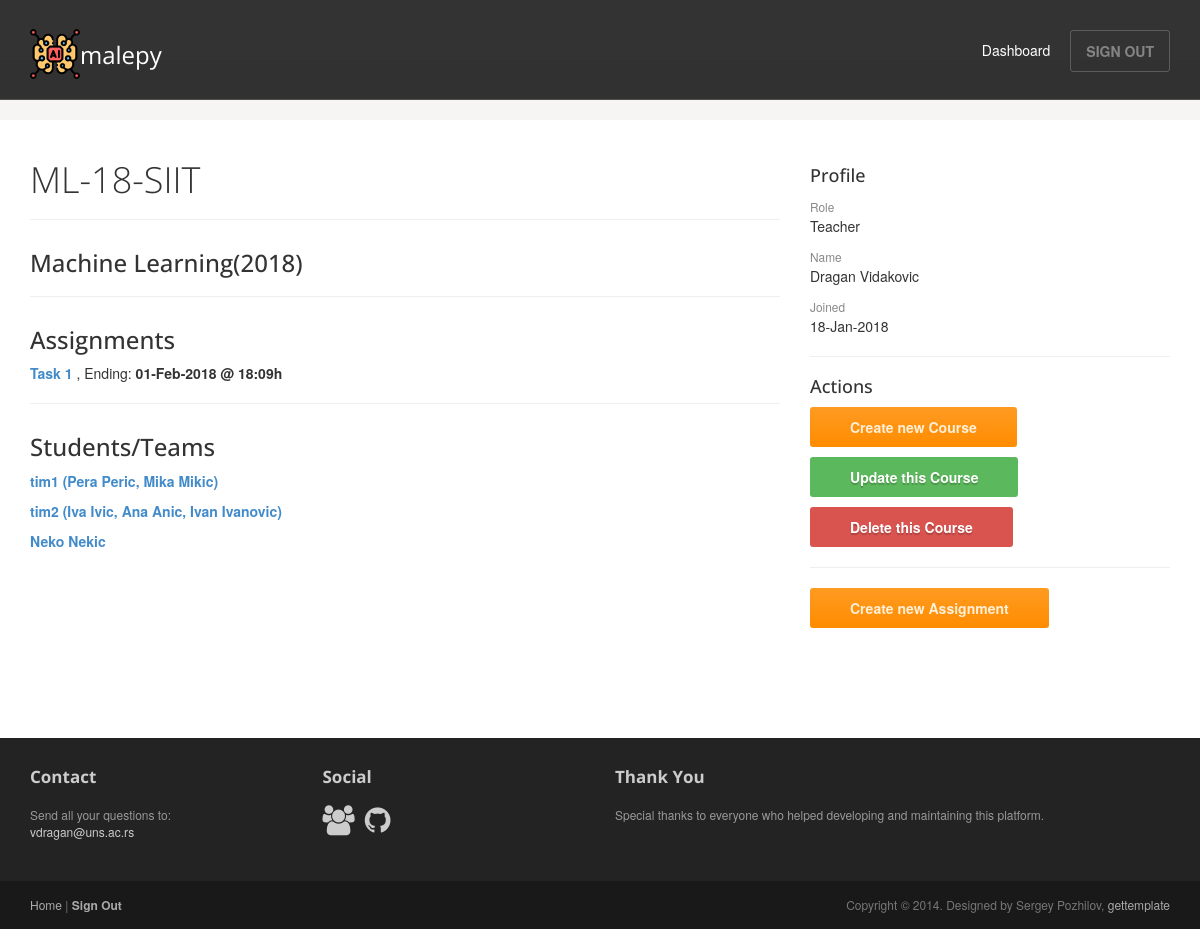
Page /course/1/ (signed in) on the committed database.
### malepy/models.py (models this page shows, shortened)
class Course(models.Model):
    name = models.CharField(max_length=50, null=False, blank=False)
    shortcut = models.CharField(max_length=10, null=False, blank=False)
    year = models.IntegerField(null=False, blank=False, validators=[MinValueValidator(0)])
    users = models.ManyToManyField(
        User,
        through='Enrollment',
    )

class Assignment(models.Model):
    name = models.CharField(max_length=100, null=True, blank=True)
    name_en = models.CharField(max_length=100, null=False, blank=False)
    description = models.CharField(max_length=2000, null=True, blank=True)
    description_en = models.CharField(max_length=2000, null=False, blank=False)
    training = models.CharField(max_length=200, null=True, blank=True)
    fake_testing = models.CharField(max_length=200, null=True, blank=True)
    testing = models.CharField(max_length=200, null=True, blank=True)
    starting = models.DateTimeField(null=True, blank=True)
    ending = models.DateTimeField(null=True, blank=True)
    folder = models.CharField(max_length=200, null=True, blank=True)
    course = models.ForeignKey(Course, on_delete=models.CASCADE, null=False, blank=False)

class User(AbstractUser):
    user_role = models.IntegerField(null=False, blank=False, default=0)  # 0 = teacher, 1 = student
    members = models.CharField(max_length=200, null=True, blank=True)

### malepy/views.py (the view)
# urls.py: url(r'^course/(?P<course_id>[0-9]+)/$', views.course, name='course'),
@login_required(login_url='/')
def course(request, course_id):
    this_course = get_object_or_404(Course, pk=course_id)
    assignments = Assignment.objects.filter(course=this_course).order_by('-ending')
    enrollments = Enrollment.objects.filter(course=this_course).order_by('enrolled')
    students = []
    for enrollment in enrollments:
        if enrollment.user.user_role:
            students.append(enrollment.user)
    context = {"course": this_course, "assignments": assignments, "students": students}
    return render(request, 'malepy/course.html', context=context)

### malepy/templates/malepy/course.html
{% extends "malepy/user_base.html" %}
{% block article %}
    <header class="page-header">
        <h1 class="page-title">{{ course.shortcut }}</h1>
    </header>
    <h3>{{ course.name }}({{ course.year }})</h3>
    <hr>
    <h3>Assignments</h3>
    {% for assignment in assignments %}
        <p><b><a href="{% url 'malepy:assignment' assignment.id %}"> {{ assignment.name_en }} </a></b>, Ending: <b>{{ assignment.ending|date:"d-M-Y @ H:i" }}h</b> </p>
    {% endfor %}
    {% if not user.user_role %}
        <hr>
        <h3>Students/Teams</h3>
        {% for student in students %}
            {% if student.members %}
                <p><b><a href="">{{ student.username }} ({{ student.members }})</a> </b></p>
            {% else %}
                <p><b><a href="">{{ student.first_name }} {{ student.last_name }}</a> </b></p>
            {% endif %}
        {% endfor %}
    {% endif %}
{% endblock %}
{% block actions %}
    <hr>
    <h4>Actions</h4>
    <li><a href="{% url 'malepy:create_course_form' %}"><button class="btn btn-action">Create new Course</button></a></li>
    <li><a href="{% url 'malepy:update_course_form' course.id %}"><button class="btn btn-success">Update this Course</button></a></li>
    <li><a href="{% url 'malepy:delete_course' course.id %}"><button class="btn btn-danger">Delete this Course</button></a></li>
    <hr>
    <li><a href="{% url 'malepy:create_assignment_form' course.id %}"><button class="btn btn-action">Create new Assignment</button></a></li>
{% endblock %}

### malepy/templates/malepy/user_base.html (shortened to what this page needs)
<!DOCTYPE html>
<html lang="en">
<head>
    {% load staticfiles %}
	<link rel="stylesheet" href="{% static 'malepy/css/bootstrap.min.css' %}">
	<link rel="stylesheet" href="{% static 'malepy/css/font-awesome.min.css' %}">
	<link rel="stylesheet" href="{% static 'malepy/css/bootstrap-theme.css' %}" media="screen" >
	<link rel="stylesheet" href="{% static 'malepy/css/main.css' %}">
</head>
<body class="home">
	<div class="navbar navbar-inverse navbar-fixed-top headroom" >
		<div class="container">
			<div class="navbar-header">
				<a class="navbar-brand" href="/"><img src="{% static 'malepy/images/artificial-intelligence.png' %}" alt="MaLePY Platform">malepy</a>
			</div>
			<div class="navbar-collapse collapse">
				<ul class="nav navbar-nav pull-right">
					<li class="active"><a href="{% url 'malepy:dashboard' %}">Dashboard</a></li>
					<li><a class="btn" href="{% url 'malepy:logout' %}">SIGN OUT</a></li>
				</ul>
			</div>
		</div>
	</div>
     <div class="jumbotron top-space">
    </div>
	<div class="container">
		<div class="row">
			<article class="col-sm-8 maincontent">
				{% block article %}
                {% endblock %}
			</article>
			<aside class="col-sm-4 sidebar sidebar-right">
				<div class="widget">
					<h4>Profile</h4>
					<ul class="list-unstyled list-spaces">
                        {% if user.user_role %}
                            {% if user.members %}
                                <li><span class="small text-muted">Role</span><p>Team of Students</p></li>
                                <li><span class="small text-muted">Members</span>
                                <p>
                                {% for member in members %}
                                    {{ member }}
                                    <br>
                                {% endfor %}
                                </p>
                                </li>
                            {% else %}
                                <li><span class="small text-muted">Role</span><p>Student</p></li>
                                <li><span class="small text-muted">Name</span><p>{{ user.first_name }} {{ user.last_name }}</p></li>
                            {% endif %}
                        {% else %}
                            <li><span class="small text-muted">Role</span><p>Teacher</p></li>
                            <li><span class="small text-muted">Name</span><p>{{ user.first_name }} {{ user.last_name }}</p></li>
                        {% endif %}
                        <li><span class="small text-muted">Joined</span><p>{{ user.date_joined|date:"d-M-Y" }}</p></li>
                        {% if not user.user_role %}
                            {% block actions %}
                            {% endblock %}
                        {% endif %}
					</ul>
				</div>
			</aside>
		</div>
	</div>
	<footer id="footer" class="top-space">
		<div class="footer1">
			<div class="container">
				<div class="row">
					<div class="col-md-3 widget">
						<h3 class="widget-title">Contact</h3>
						<div class="widget-body">
							<p>Send all your questions to:<br>
								<a href="mailto:vdragan@uns.ac.rs">vdragan@uns.ac.rs</a><br>
							</p>
						</div>
					</div>
					<div class="col-md-3 widget">
						<h3 class="widget-title">Social</h3>
						<div class="widget-body">
							<p class="follow-me-icons">
								<a href="http://informatika.ftn.uns.ac.rs/"><i class="fa fa-group fa-2"></i></a>
								<a href="https://github.com/ftn-ai-lab/"><i class="fa fa-github fa-2"></i></a>
							</p>
						</div>
					</div>
					<div class="col-md-6 widget">
						<h3 class="widget-title">Thank You</h3>
						<div class="widget-body">
                            <p>Special thanks to everyone who helped developing and maintaining this platform.</p>
						</div>
					</div>
				</div>
			</div>
		</div>
		<div class="footer2">
			<div class="container">
				<div class="row">
					<div class="col-md-6 widget">
						<div class="widget-body">
							<p class="simplenav">
								<a href="/">Home</a> |
								<b><a href="{% url 'malepy:logout' %}">Sign Out</a></b>
							</p>
						</div>
					</div>
					<div class="col-md-6 widget">
						<div class="widget-body">
							<p class="text-right">
								Copyright &copy; 2014. Designed by Sergey Pozhilov, <a href="http://gettemplate.com/" rel="designer">gettemplate</a>
							</p>
						</div>
					</div>
				</div>
			</div>
		</div>
	</footer>
</body>
</html>

### malepy/static/malepy/css/main.css (style rules this page uses)
.headroom { -webkit-transition: all 0.4s ease-out; -moz-transition: all 0.4s ease-out; -o-transition: all 0.4s ease-out; transition: all 0.4s ease-out; }
h1, h2, h3, h4, h5, h6 { font-family:"Open sans", Helvetica, Arial; }
h1, .h1, h2, .h2, h3, .h3 { margin-top:30px; }
.page-title { margin-top:20px; font-weight:300; }
.text-muted { color:#888; }
ul.list-spaces li { margin-bottom:10px; }
.top-space { margin-top: 60px; }
img { max-width:100%; }
.sidebar { padding-top:36px; padding-bottom:30px; }
.sidebar .widget { margin-bottom:20px; }
.footer1 { background: #232323; padding: 30px 0 0 0; font-size: 12px; color: #999; }
.footer1 a { color: #ccc; }
.footer1 .widget { margin-bottom:30px; }
.footer1 .widget-title { font-size: 17px; font-weight: bold; color: #ccc; margin: 0 0 20px; }
.follow-me-icons { font-size:30px; }
.follow-me-icons i { float:left; margin:0 10px 0 0; }
.footer2 { background: #191919; padding: 15px 0; color: #777; font-size: 12px; }
.footer2 a { color: #aaa; }
.footer2 p { margin: 0; }

### rows in the picture
Course: shortcut "ML-18-SIIT", name "Machine Learning", year "2018"
Assignment: name_en "Task 1", ending "01-Feb-2018 @ 18:09"
User: username "tim1", members "Pera Peric, Mika Mikic"
User: username "tim2", members "Iva Ivic, Ana Anic, Ivan Ivanovic"
User: first_name "Neko", last_name "Nekic"
User: first_name "Dragan", last_name "Vidakovic", date_joined "18-Jan-2018"
